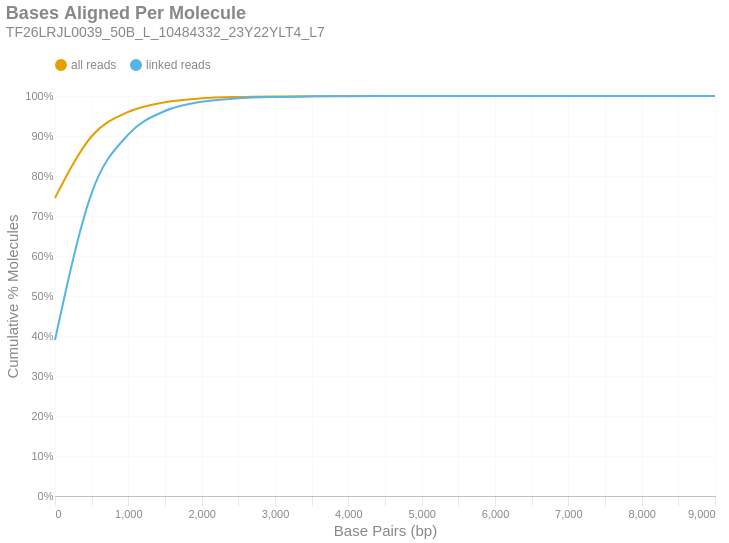

This figure's notebook cell:
### Markdown cell above
### Bases Aligned Per Molecule
This is a cumulative frequency distribution showing the number of base pairs aligned per unique molecule. These data are shown in 500 bp bins. There are two distributions: one with `all reads` (yellow) and another with only `linked reads` (blue). The percent of molecules in the `linked reads` distribution is relative to the total number of linked molecules.

### Code cell
if SKIPLR:
    print_html(f"Skipped")
else:
    binned_df = consolidated_hist(valids['aligned_bp'], mask, 500, True)
    with SafeRender(binned_df):
        (
            density_plot(binned_df, 'Bases Aligned Per Molecule', samplename, 'basesper')
            .encode(
                x=alt.X('bin:Q', title="Base Pairs (bp)").axis(tickMinStep=500).scale(padding=0),
                y=alt.Y('value:Q', title='Cumulative % Molecules')
                    .axis(format='%')
                    .scale(domain = [0,1])
                    .stack(False),
                color=alt.Color("key:N").scale(domain = ["all reads", "linked reads"]),
                tooltip = [
                    alt.Tooltip("key:N", title = "Data Type"),
                    alt.Tooltip("range_label:N", title="Bases Aligned Per Molecule"),
                    alt.Tooltip("value:Q", format = ".2%", title="% Molecules (Cum.)")
                ]
            )
        ).display()

### Figure 1 — Vega-Lite specification as saved in the notebook (floating-point values rounded to 4 significant figures)
{"width": "container", "height": 400, "config": {"title": {"anchor": "start", "dy": -15, "fontSize": 18, "color": "#888888", "subtitleColor": "#888888", "subtitleFontSize": 14}, "arc": {"fill": "#0072B2"}, "axis": {"domainColor": "#888888", "domainWidth": 0.5, "gridWidth": 0.2, "grid": false, "titleFontWeight": 400, "titleFontSize": 15, "labelFontSize": 11, "labelColor": "#888888", "tickColor": "#888888", "tickWidth": 0.2, "titleColor": "#888888"}, "axisBand": {"grid": false}, "axisX": {"grid": true, "tickSize": 10, "domainCap": "round"}, "axisY": {"domain": false, "grid": true, "tickSize": 0, "domainCap": "round"}, "background": "transparent", "header": {"labelFontSize": 15, "labelColor": "#888888", "titleFontSize": 15, "titleFontWeight": 600, "titleColor": "#888888"}, "legend": {"labelFont": "sans-serif", "labelFontSize": 12, "labelColor": "#888888", "symbolSize": 100, "symbolType": "circle", "titleFontSize": 12, "titlePadding": 10, "titleColor": "#888888", "title": null, "orient": "top"}, "range": {"category": ["#E69F00", "#56B4E9", "#009E73", "#F0E442", "#0072B2", "#D55E00", "#CC79A7", "#000000"], "diverging": ["#cfe8f3", "#a2d4ec", "#73bfe2", "#46abdb", "#1696d2", "#12719e"]}, "area": {"fill": "#0072B2", "fillOpacity": 0.7, "line": true, "strokeOpacity": 0.7}, "line": {"color": "#0072B2", "stroke": "#0072B2", "strokeWidth": 2}, "trail": {"color": "#0072B2", "stroke": "#0072B2", "strokeWidth": 0, "size": 1}, "point": {"filled": true, "fillOpacity": 1.0, "size": 95}, "text": {"color": "#888888", "fontSize": 11, "align": "right", "fontWeight": 400, "size": 11}, "bar": {"fill": "#0072B2", "stroke": null}, "view": {"stroke": null, "continuousWidth": 660, "continuousHeight": 400}}, "data": {"name": "data-41388a0ef1a964fc70bf5fd9171a7e64"}, "mark": {"type": "line", "interpolate": "monotone", "point": {"opacity": 0, "size": 275}}, "encoding": {"color": {"field": "key", "scale": {"domain": ["all reads", "linked reads"]}, "type": "nominal"}, "tooltip": [{"field": "key", "title": "Data Type", "type": "nominal"}, {"field": "range_label", "title": "Bases Aligned Per Molecule", "type": "nominal"}, {"field": "value", "format": ".2%", "title": "% Molecules (Cum.)", "type": "quantitative"}], "x": {"axis": {"tickMinStep": 500}, "field": "bin", "scale": {"padding": 0}, "title": "Base Pairs (bp)", "type": "quantitative"}, "y": {"axis": {"format": "%"}, "field": "value", "scale": {"domain": [0, 1]}, "stack": false, "title": "Cumulative % Molecules", "type": "quantitative"}}, "params": [{"name": "param_c36ac31b6afebe62", "select": {"type": "point", "fields": ["key"]}, "bind": "legend"}], "title": {"text": "Bases Aligned Per Molecule", "subtitle": "TF26LRJL0039_50B_L_10484332_23Y22YLT4_L7"}, "transform": [{"fold": ["all reads (cumsum)", "linked reads (cumsum)"]}, {"calculate": "replace(datum.key, ' (cumsum)', '')", "as": "key"}, {"filter": {"param": "param_c36ac31b6afebe62"}}], "usermeta": {"embedOptions": {"downloadFileName": "TF26LRJL0039_50B_L_10484332_23Y22YLT4_L7.basesper"}}, "$schema": "https://vega.github.io/schema/vega-lite/v6.4.1.json", "datasets": {"data-41388a0ef1a964fc70bf5fd9171a7e64": [{"bin": "0.0", "interval": "0.0-500.0", "all reads": 0.745, "linked reads": 0.3902, "all reads (cumsum)": 0.745, "linked reads (cumsum)": 0.3902, "range_label": "0-499"}, {"bin": "500.0", "interval": "500.0-1000.0", "all reads": 0.1545, "linked reads": 0.3672, "all reads (cumsum)": 0.8994, "linked reads (cumsum)": 0.7573, "range_label": "500-999"}, {"bin": "1000.0", "interval": "1000.0-1500.0", "all reads": 0.06077, "linked reads": 0.1465, "all reads (cumsum)": 0.9602, "linked reads (cumsum)": 0.9039, "range_label": "1000-1499"}, {"bin": "1500.0", "interval": "1500.0-2000.0", "all reads": 0.02427, "linked reads": 0.05861, "all reads (cumsum)": 0.9845, "linked reads (cumsum)": 0.9625, "range_label": "1500-1999"}, {"bin": "2000.0", "interval": "2000.0-2500.0", "all reads": 0.0096, "linked reads": 0.02319, "all reads (cumsum)": 0.9941, "linked reads (cumsum)": 0.9857, "range_label": "2000-2499"}, {"bin": "2500.0", "interval": "2500.0-3000.0", "all reads": 0.003545, "linked reads": 0.008564, "all reads (cumsum)": 0.9976, "linked reads (cumsum)": 0.9942, "range_label": "2500-2999"}, {"bin": "3000.0", "interval": "3000.0-3500.0", "all reads": 0.001415, "linked reads": 0.003417, "all reads (cumsum)": 0.999, "linked reads (cumsum)": 0.9977, "range_label": "3000-3499"}, {"bin": "3500.0", "interval": "3500.0-4000.0", "all reads": 0.0005941, "linked reads": 0.001435, "all reads (cumsum)": 0.9996, "linked reads (cumsum)": 0.9991, "range_label": "3500-3999"}, {"bin": "4000.0", "interval": "4000.0-4500.0", "all reads": 0.0002304, "linked reads": 0.0005566, "all reads (cumsum)": 0.9999, "linked reads (cumsum)": 0.9996, "range_label": "4000-4499"}, {"bin": "4500.0", "interval": "4500.0-5000.0", "all reads": 8.98e-05, "linked reads": 0.0002169, "all reads (cumsum)": 0.9999, "linked reads (cumsum)": 0.9999, "range_label": "4500-4999"}, {"bin": "5000.0", "interval": "5000.0-5500.0", "all reads": 3.05e-05, "linked reads": 7.367e-05, "all reads (cumsum)": 1.0, "linked reads (cumsum)": 0.9999, "range_label": "5000-5499"}, {"bin": "5500.0", "interval": "5500.0-6000.0", "all reads": 1.412e-05, "linked reads": 3.411e-05, "all reads (cumsum)": 1.0, "linked reads (cumsum)": 1.0, "range_label": "5500-5999"}, {"bin": "6000.0", "interval": "6000.0-6500.0", "all reads": 7.342e-06, "linked reads": 1.774e-05, "all reads (cumsum)": 1.0, "linked reads (cumsum)": 1.0, "range_label": "6000-6499"}, {"bin": "6500.0", "interval": "6500.0-7000.0", "all reads": 1.694e-06, "linked reads": 4.093e-06, "all reads (cumsum)": 1.0, "linked reads (cumsum)": 1.0, "range_label": "6500-6999"}, {"bin": "7000.0", "interval": "7000.0-7500.0", "all reads": 1.13e-06, "linked reads": 2.729e-06, "all reads (cumsum)": 1.0, "linked reads (cumsum)": 1.0, "range_label": "7000-7499"}, {"bin": "7500.0", "interval": "7500.0-8000.0", "all reads": 0.0, "linked reads": 0.0, "all reads (cumsum)": 1.0, "linked reads (cumsum)": 1.0, "range_label": "7500-7999"}, {"bin": "8000.0", "interval": "8000.0-8500.0", "all reads": 5.648e-07, "linked reads": 1.364e-06, "all reads (cumsum)": 1.0, "linked reads (cumsum)": 1.0, "range_label": "8000-8499"}, {"bin": "8500.0", "interval": "8500.0-9000.0", "all reads": 0.0, "linked reads": 0.0, "all reads (cumsum)": 1.0, "linked reads (cumsum)": 1.0, "range_label": "8500-8999"}, {"bin": "9000.0", "interval": "9000.0-9500.0", "all reads": 5.648e-07, "linked reads": 1.364e-06, "all reads (cumsum)": 1.0, "linked reads (cumsum)": 1.0, "range_label": "9000-9499"}]}}
